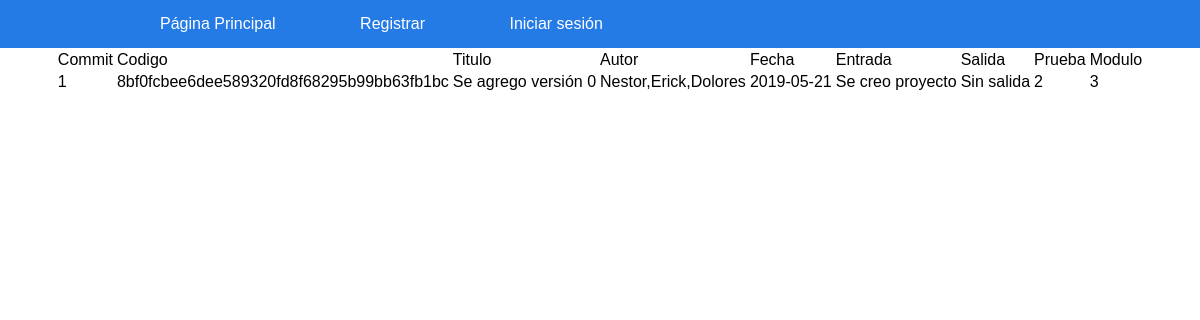
Before: /fecha.php with the older database file.
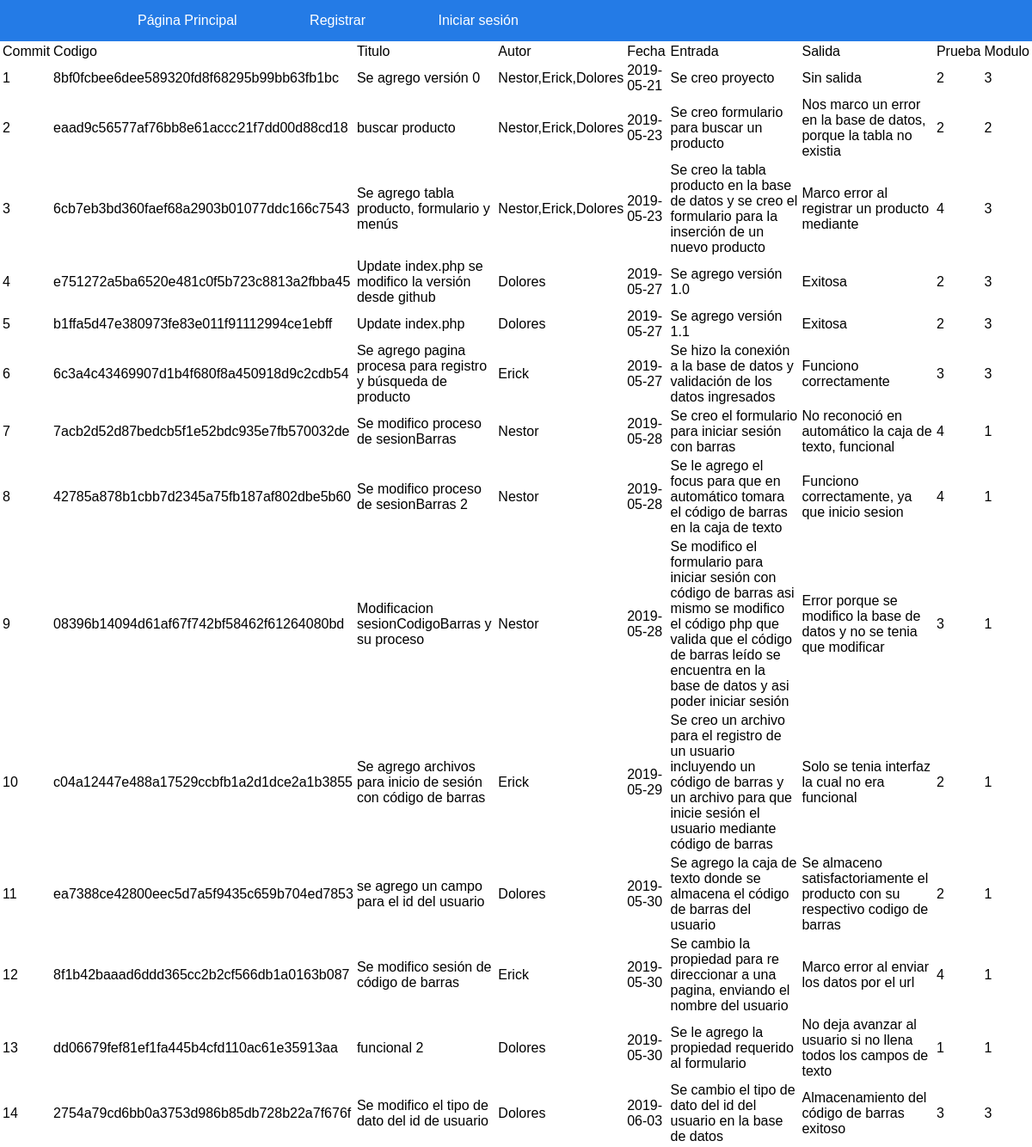
After: the same page with the newer database file.
### tables this page shows
CREATE TABLE `modificaciones` (
  `id_commit` int(6) NOT NULL,
  `codigo` varchar(99) DEFAULT NULL,
  `titulo` varchar(150) DEFAULT NULL,
  `autor` varchar(20) DEFAULT NULL,
  `fecha` date DEFAULT NULL,
  `entrada` varchar(1000) DEFAULT NULL,
  `salida` varchar(1000) DEFAULT NULL,
  `id_prueba` int(6) DEFAULT NULL,
  `id_modulo` int(6) DEFAULT NULL
);

### fecha.php (the view, shortened to what this page needs)
<!DOCTYPE html>
<html lang="en" dir="ltr">
  <head>
  </head>
  <body>
	<link rel="stylesheet" href="estilo.css">
  	<link rel="stylesheet" href="estilo2.css">
      <nav>
      				<ul class="nav navbar-nav">
                <li><a href="index.php">P&aacutegina Principal</a></li>
                <li><a href="agregarUsuarioinfo.php">Registrar</a></li>
      					<li><a href="login.php">Iniciar sesi&oacuten</a></li>
      				</ul>
      	</nav>
<?php
$consulta = "SELECT * FROM modificaciones";
$conexion=mysqli_connect("localhost","root","","bitacora") or
        die("Problemas en la conexión");
        $respuesta= mysqli_query($conexion,$consulta)or die("Problemas en el select".mysqli_error($conexion));
?>
<div id="productos">
 <center> <table class="table table-hover">
            <thead>
        <tr>
          <td> Commit</td>
          <td>Codigo</td>
          <td>Titulo</td>
          <td>Autor</td>
          <td>Fecha</td>
          <td>Entrada</td>
          <td>Salida</td>
          <td>Prueba</td>
          <td>Modulo</td>
        </tr>
        </thead>
<?php
  while($ros= mysqli_fetch_array($respuesta)){
echo "<tr>";
echo'<td>'.utf8_encode($ros[0]).'</td>';
echo'<td>'.$ros[1].'</td>';
echo'<td>'.utf8_encode($ros[2]).'</td>';
echo'<td>'.$ros[3].'</td>';
echo'<td>'.$ros[4].'</td>';
echo'<td>'.utf8_encode($ros[5]).'</td>';
echo'<td>'.utf8_encode($ros[6]).'</td>';
echo'<td>'.$ros[7].'</td>';
echo'<td>'.$ros[8].'</td>';
echo "</tr>";}
?>
</table></center>
</div>
</body>
</html>

Changed rows visible on the page:
added modificaciones: id_commit "2", codigo "eaad9c56577af76bb8e61accc21f7dd00d88cd18", titulo "buscar producto", autor "Nestor,Erick,Dolores", fecha "2019-05-23", entrada "Se creo formulario para buscar un producto", salida "Nos marco un error en la base de datos, porque la tabla no existia", id_prueba "2", id_modulo "2"
added modificaciones: id_commit "3", codigo "6cb7eb3bd360faef68a2903b01077ddc166c7543", titulo "Se agrego tabla producto, formulario y menús", autor "Nestor,Erick,Dolores", fecha "2019-05-23", entrada "Se creo la tabla producto en la base de datos y se creo el formulario para la inserción de un nuevo producto", salida "Marco error al registrar un producto mediante", id_prueba "4", id_modulo "3"
added modificaciones: id_commit "4", codigo "e751272a5ba6520e481c0f5b723c8813a2fbba45", titulo "Update index.php se modifico la versión desde github", autor "Dolores", fecha "2019-05-27", entrada "Se agrego versión 1.0", salida "Exitosa", id_prueba "2", id_modulo "3"
added modificaciones: id_commit "5", codigo "b1ffa5d47e380973fe83e011f91112994ce1ebff", titulo "Update index.php", autor "Dolores", fecha "2019-05-27", entrada "Se agrego versión 1.1", salida "Exitosa", id_prueba "2", id_modulo "3"
added modificaciones: id_commit "6", codigo "6c3a4c43469907d1b4f680f8a450918d9c2cdb54", titulo "Se agrego pagina procesa para registro y búsqueda de producto", autor "Erick", fecha "2019-05-27", entrada "Se hizo la conexión a la base de datos y validación de los datos ingresados", salida "Funciono correctamente", id_prueba "3", id_modulo "3"
added modificaciones: id_commit "7", codigo "7acb2d52d87bedcb5f1e52bdc935e7fb570032de", titulo "Se modifico proceso de sesionBarras", autor "Nestor", fecha "2019-05-28", entrada "Se creo el formulario para iniciar sesión con barras", salida "No reconoció en automático la caja de texto, funcional", id_prueba "4", id_modulo "1"
added modificaciones: id_commit "8", codigo "42785a878b1cbb7d2345a75fb187af802dbe5b60", titulo "Se modifico proceso de sesionBarras 2", autor "Nestor", fecha "2019-05-28", entrada "Se le agrego el focus para que en automático tomara el código de barras en la caja de texto", salida "Funciono correctamente, ya que inicio sesion", id_prueba "4", id_modulo "1"
added modificaciones: id_commit "9", codigo "08396b14094d61af67f742bf58462f61264080bd", titulo "Modificacion sesionCodigoBarras y su proceso", autor "Nestor", fecha "2019-05-28", entrada "Se modifico el formulario para iniciar sesión con código de barras asi mismo se modifico el código php que valida que el código de barras leído se encuentra en la base de datos y asi poder iniciar sesión", salida "Error porque se modifico la base de datos y no se tenia que modificar", id_prueba "3", id_modulo "1"
added modificaciones: id_commit "10", codigo "c04a12447e488a17529ccbfb1a2d1dce2a1b3855", titulo "Se agrego archivos para inicio de sesión con código de barras", autor "Erick", fecha "2019-05-29", entrada "Se creo un archivo para el registro de un usuario incluyendo un código de barras y un archivo para que inicie sesión el usuario mediante código de barras", salida "Solo se tenia interfaz la cual no era funcional", id_prueba "2", id_modulo "1"
added modificaciones: id_commit "11", codigo "ea7388ce42800eec5d7a5f9435c659b704ed7853", titulo "se agrego un campo para el id del usuario", autor "Dolores", fecha "2019-05-30", entrada "Se agrego la caja de texto donde se almacena el código de barras del usuario", salida "Se almaceno satisfactoriamente el producto con su respectivo codigo de barras", id_prueba "2", id_modulo "1"
added modificaciones: id_commit "12", codigo "8f1b42baaad6ddd365cc2b2cf566db1a0163b087", titulo "Se modifico sesión de código de barras", autor "Erick", fecha "2019-05-30", entrada "Se cambio la propiedad para re direccionar a una pagina, enviando el nombre del usuario", salida "Marco error al enviar los datos por el url", id_prueba "4", id_modulo "1"
added modificaciones: id_commit "13", codigo "dd06679fef81ef1fa445b4cfd110ac61e35913aa", titulo "funcional 2", autor "Dolores", fecha "2019-05-30", entrada "Se le agrego la propiedad requerido al formulario", salida "No deja avanzar al usuario si no llena todos los campos de texto", id_prueba "1", id_modulo "1"
added modificaciones: id_commit "14", codigo "2754a79cd6bb0a3753d986b85db728b22a7f676f", titulo "Se modifico el tipo de dato del id de usuario", autor "Dolores", fecha "2019-06-03", entrada "Se cambio el tipo de dato del id del usuario en la base de datos", salida "Almacenamiento del código de barras exitoso", id_prueba "3", id_modulo "3"
